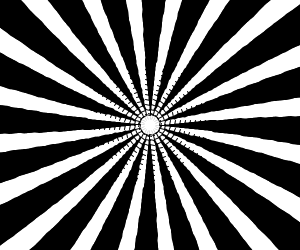
Frame 1 (no input)
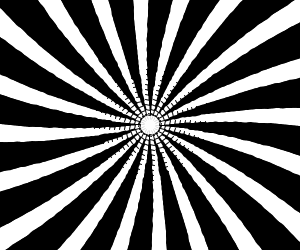
Frame 60 (the mouse pressed at the canvas centre just before this capture)
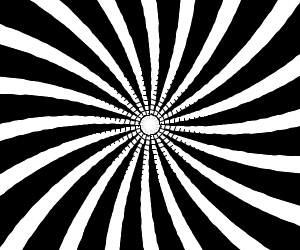
Frame 120 (the mouse held since frame 60 and released just before this capture)

The Processing sketch that drew these frames (run headless with seeded random() and noise(); from frame 60 on, the mouse is pressed at the canvas centre):

// Processing sketch: processing_10166
// ── processing_10166.pde

/*
PROYECTO 01 SESION 3 : Controlando nuestro codigp
 
 Título: titulo del sketch
 Nombre: Lluis Hernandez
 Fecha:  2/6/2010
 Lugar: in my desktop
 Objetivo: 
 Realizar un sketch que 
 
 -interaccione de alguna manera con el  mouse
 
 - que tenga eventos de teclado
 
 - El Sketch tiene que tener una sentencia condicional
 
 */
//

float inc = 0.0;//incremento de angulo
float dim = 10; //diametro de la ellipse central
boolean isBackGround = true;
boolean isFade = false;
int LONGITUD = 70;
int NUM_TALLOS = 20;
void setup() {
  size(300,250);
  smooth();
}
void draw() {

  if ( isBackGround  == true){ 
    background(255);
  } //equivalente a  if ( isBackGround ){ background(255);}
  if (isFade) hazFade();
  inc += 0.05;
  //float angle = sin(inc) / 10.0 ;
  float angle = sin(inc) /20.0 ;
  translate(width/2,height/2); //trasladamos nuestro punto 0,0 de coordenadas a la mitad de la pantalla
  for (int i = 0; i < NUM_TALLOS; i++) { // UN LOOP! que será esto? repite el bloque entre corchetes tantas veces como se cumpla la condicion de en medio
    tail(0,dim/2, LONGITUD, angle); // llamamos a la funcion tal con 4 parametros
    rotate(PI*2/NUM_TALLOS); // rotamos nuestra pantalla PI/4
  }
 
}
void tail(float x,float y, int units, float angle) {
  pushMatrix();
  translate(x, y);
  
  for (int i =0 ; i < units; i++) { // loop decreciente, 
    rotate(angle);
    translate(0, 5); //translate(0, 4); interesante
    strokeWeight(i);
    stroke(0);//
    line(0, 0, 0, -4);
    strokeWeight(1);
    line(0,0,5,0);
    
    
  }
  fill(255,0,0);
  ellipse(0,0,10,10);
  popMatrix();
}

void hazFade(){
  isBackGround = false;
  fill(255,10);
  noStroke();
  rect(0,23,width,height);
}

void keyPressed() {
  switch(key) {
  case '+': 
    println("has pulsado la tecla +");
    break;
  case '-': 
    println("has pulsado la tecla -");
    break;

  case 'F': 
  case 'f':
    isFade = !isFade;
    break;
  case 's': 
  case 'S': 
    println("salvamos IMAGEN");
    save("out/filename-"+frameCount+".png");
    break;

  case 'b': 
  case 'B': 
    isBackGround =! isBackGround;

    break;
  }
}
